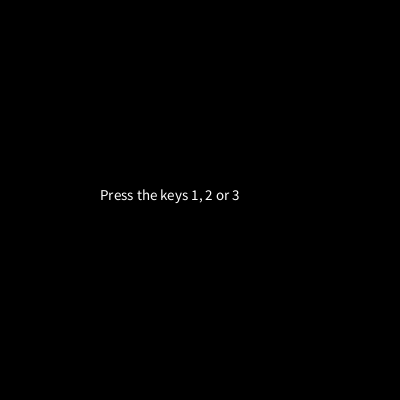
Frame 1 (no input)
Frame 60 (the mouse pressed at the canvas centre just before this capture): identical to frame 1, image omitted
Frame 120 (the mouse held since frame 60 and released just before this capture): identical to frame 1, image omitted

The Processing sketch that drew this single still picture (run headless with seeded random() and noise(); from frame 60 on, the mouse is pressed at the canvas centre):

// Processing sketch: sketch_05_text_key_for_loop
// ── sketch_05_text_key_for_loop.pde
int keyboardInput = 0;

void setup() {
  size (400, 400);
  background(0);
  stroke(255);
  strokeWeight(15);
  textSize(64);
}


void draw() {

  if ((keyPressed == true) && (key  == '1')) {
    background(0);
    textSize(30);
    text("1", 200, 200);
  }
  if ((keyPressed == true) && (key  == '2')) {
    textSize(10);
    text("2 drag me!", mouseX, mouseY);
  }
  if ((keyPressed == true) && (key  == '3')) {
    for (int i=0; i<150; i+=20) {
      text("3 loop", 10, 200+i);
      textSize(64+i);
    }
  } else if (keyPressed == false){  
    background(0);
    textSize(15);
    text("Press the keys 1, 2 or 3", 100,200);
  }
}
